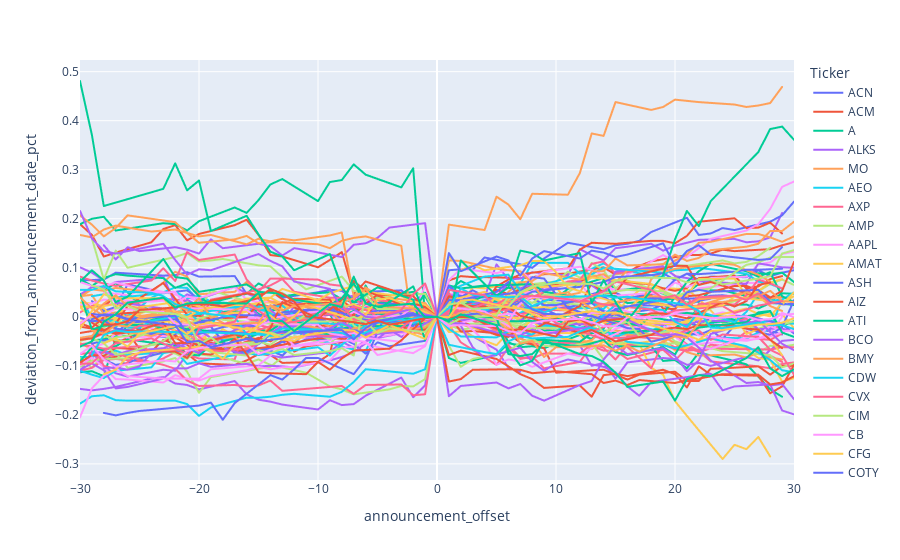

The cell this chart's notebook holds for it:
### Code cell
# 30 day chart

stock_data_30day = stock_data_merged.loc[stock_data_merged['within_30_days'] == 1,]
stock_data_30day.head(50)
fig = px.line(stock_data_30day, x="announcement_offset", y="deviation_from_announcement_date_pct", color='Ticker')
fig.show()
